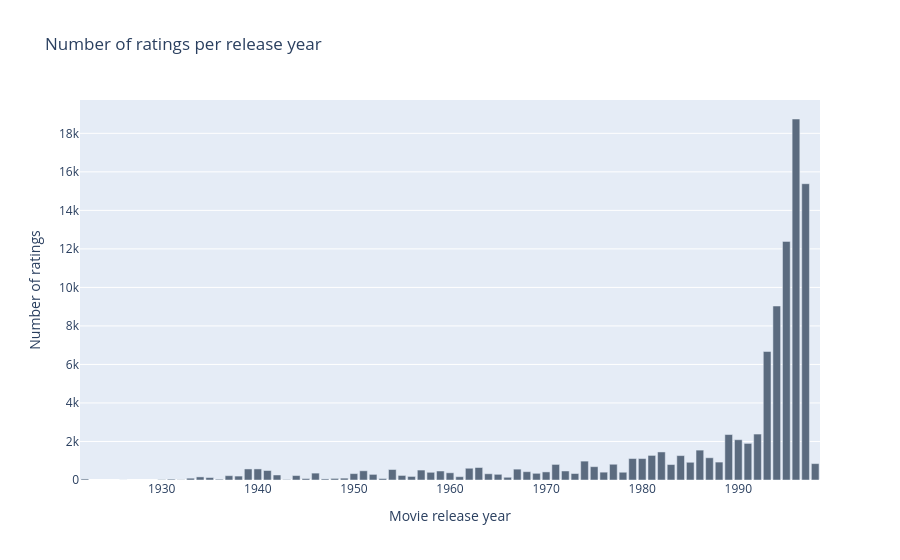

Source (notebook cell):
### Code cell
px.bar(q3,
       x="year", 
       y="ratings", 
       title="Number of ratings per release year",
       labels={"year": "Movie release year", "ratings": "Number of ratings"}).show()

### Figure 1 — Plotly figure (JSON) as saved in the notebook; plotly's stock layout.template omitted (floating-point values rounded to 4 significant figures)
{"data": [{"hovertemplate": "Movie release year=%{x}<br>Number of ratings=%{y}<extra></extra>", "legendgroup": "", "marker": {"color": "#5B6B7F", "pattern": {"shape": ""}}, "name": "", "orientation": "v", "showlegend": false, "textposition": "auto", "type": "bar", "x": [1922, 1926, 1930, 1931, 1932, 1933, 1934, 1935, 1936, 1937, 1938, 1939, 1940, 1941, 1942, 1943, 1944, 1945, 1946, 1947, 1948, 1949, 1950, 1951, 1952, 1953, 1954, 1955, 1956, 1957, 1958, 1959, 1960, 1961, 1962, 1963, 1964, 1965, 1966, 1967, 1968, 1969, 1970, 1971, 1972, 1973, 1974, 1975, 1976, 1977, 1978, 1979, 1980, 1981, 1982, 1983, 1984, 1985, 1986, 1987, 1988, 1989, 1990, 1991, 1992, 1993, 1994, 1995, 1996, 1997, 1998], "xaxis": "x", "y": [54, 2, 18, 44, 12, 94, 161, 127, 39, 224, 204, 573, 575, 492, 261, 24, 230, 75, 358, 56, 82, 96, 332, 478, 292, 77, 544, 236, 185, 516, 400, 467, 375, 172, 610, 649, 324, 295, 141, 564, 432, 347, 420, 809, 468, 336, 981, 692, 407, 818, 403, 1114, 1114, 1277, 1456, 802, 1267, 920, 1552, 1155, 930, 2360, 2092, 1901, 2386, 6671, 9034, 12389, 18744, 15384, 851], "yaxis": "y"}], "layout": {"barmode": "relative", "legend": {"tracegroupgap": 0}, "title": {"text": "Number of ratings per release year"}, "xaxis": {"anchor": "y", "domain": [0, 1], "title": {"text": "Movie release year"}}, "yaxis": {"anchor": "x", "domain": [0, 1], "title": {"text": "Number of ratings"}}}}
